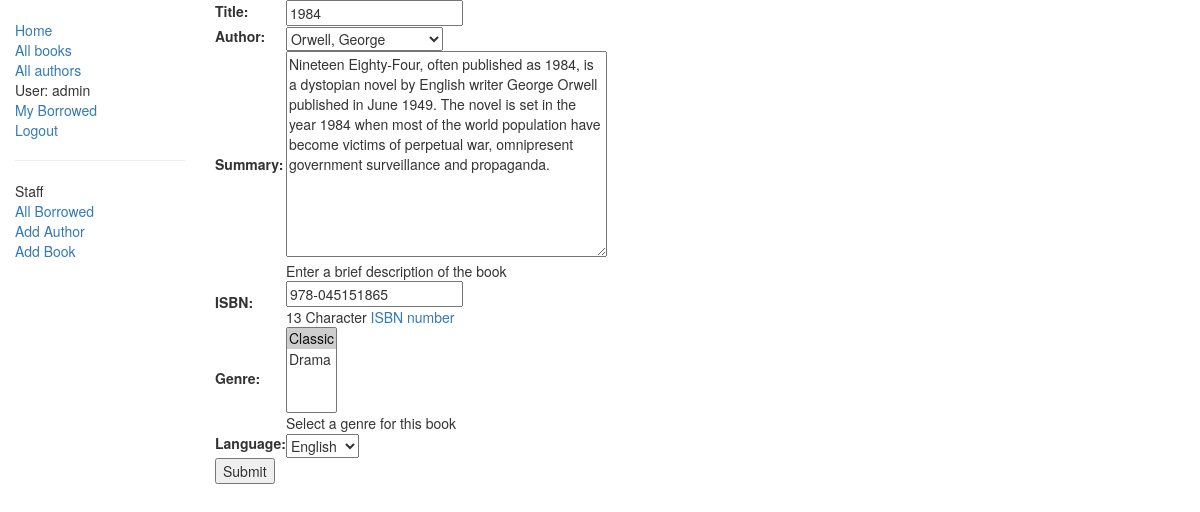
Screenshot of /catalog/book/1/update/ (signed in) with the database file from the repository.
### catalog/models.py (models this page shows, shortened)
class Book(models.Model):
    title = models.CharField(max_length=200)
    author = models.ForeignKey('Author', on_delete=models.SET_NULL, null=True)
    summary = models.TextField(max_length=1000, help_text="Enter a brief description of the book")
    isbn = models.CharField('ISBN', max_length=13, help_text='13 Character <a href="https:///www.isbn-international.org/content/what-isbn">ISBN number</a>')
    genre = models.ManyToManyField(Genre, help_text="Select a genre for this book")
    language = models.ForeignKey('Language', on_delete=models.SET_NULL, null=True)
    def display_genre(self):
        """
        Creates a string for the Genre. This is required to display genre in Admin.
        """
        return ', '.join([ genre.name for genre in self.genre.all()[:3] ])
    display_genre.short_description = 'Genre'

### catalog/views.py (the view)
# urls.py: path('book/<int:pk>/update/', views.BookUpdate.as_view(), name='book_update'),
class BookUpdate(PermissionRequiredMixin, UpdateView):
	model = Book
	fields = ['title', 'author', 'summary', 'isbn', 'genre', 'language']
	permission_required = 'catalog.can_mark_returned'

### catalog/models.py (called while the page is built)
    def __str__(self):
        return self.name

    def __str__(self):
        return self.name

    def __str__(self):
        return '%s, %s' % (self.last_name, self.first_name)

### catalog/templates/catalog/book_form.html (shortened to what this page needs)
{% extends "base_generic.html" %}
{% block content %}
<form action="" method="post">
	<table>
	{{ form.as_table }}
	</table>
	<input type="submit" value="Submit" />
</form>
{% endblock %}

### catalog/templates/base_generic.html (shortened to what this page needs)
<!DOCTYPE html>
<html lang="en">
<head>
	<link rel="stylesheet" href="https://maxcdn.bootstrapcdn.com/bootstrap/3.3.7/css/bootstrap.min.css">
	{% load static %}
	<link rel="stylesheet" href="{% static 'css/styles.css' %}">
</head>
<body>
	<div class="container-fluid">
		<div class="row">
			<div class="col-sm-2">
			{% block sidebar %}
			<ul class="sidebar-nav">
				<li><a href="{% url 'index' %}">Home</a></li>
				<li><a href="{% url 'books' %}">All books</a></li>
				<li><a href="{% url 'authors' %}">All authors</a></li>
				{% if user.is_authenticated %}
					<li>User: {{ user.get_username }}</li>
					<li><a href="{% url 'my-borrowed' %}">My Borrowed</a></li>
					<li><a href="{% url 'logout' %}?next={{ request.path }}">Logout</a></li>
					{% if perms.catalog.can_mark_returned %}
						<hr>
						<li>Staff</li>
						<li><a href="{% url 'all-borrowed' %}">All Borrowed</a></li>
						<li><a href="{% url 'author_create' %}">Add Author</a></li>
						<li><a href="{% url 'book_create' %}">Add Book</a></li>
					{% endif %}
				{% else %}
					<li><a href="{% url 'login' %}?next={{ request.path }}">Login</a></li>
				{% endif %}
			</ul>
			{% endblock %}
			</div>
			<div class="col-sm-10">
			{% block content %}{% endblock %}
			</div>
		</div>
	</div>
</body>
</html>

### catalog/static/css/styles.css (style rules this page uses)
.sidebar-nav { margin-top: 20px; padding: 0; list-style: none; }

### rows the page displays
Book: title "1984", author "Orwell, George", summary "Nineteen Eighty-Four, often published as 1984, is a dystopian novel by English writer George Orwell published in June 1949. The novel is set in the year 1984 when most of the world population have become victims of perpetual war, omnipresent government surveillance and propaganda.", isbn "978-045151865", language "English"

### other values shown
{{ user.get_username }} "admin"
